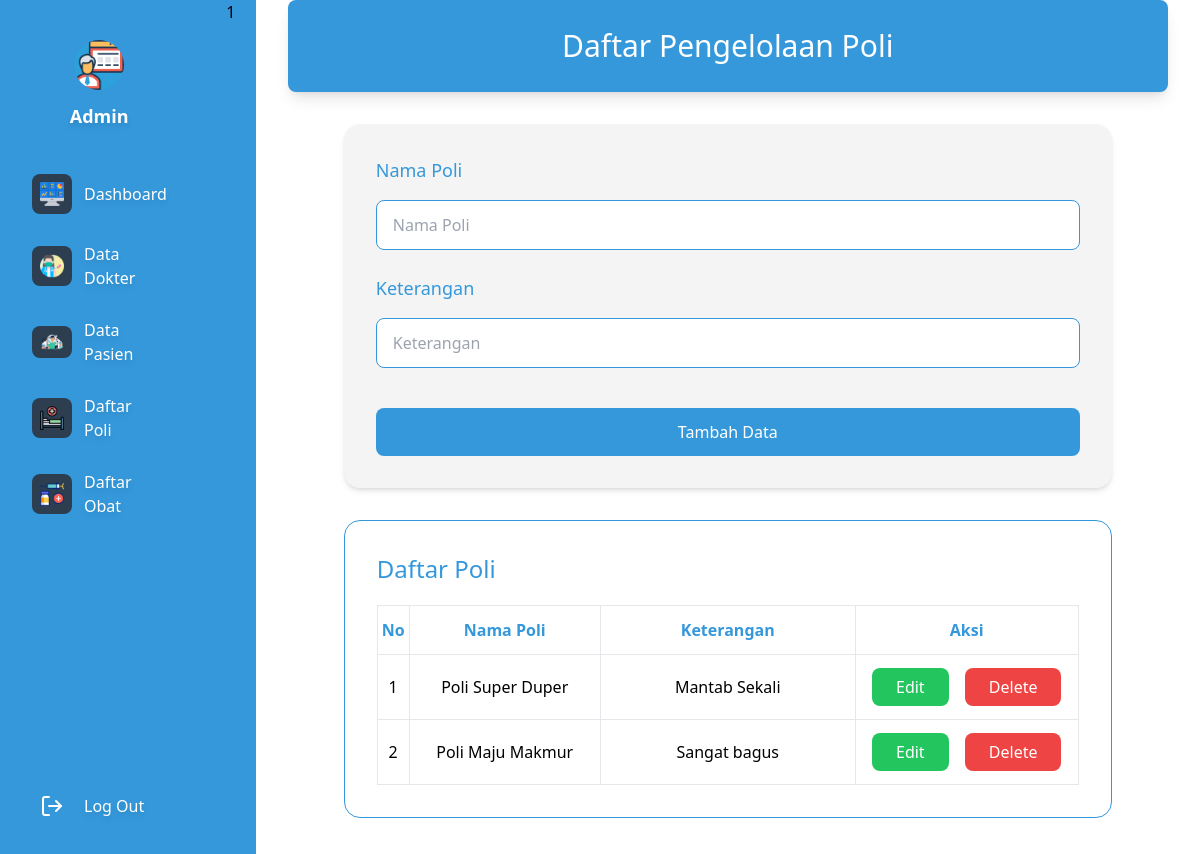
Page /pages/admin/kelola_poli.php (signed in) on the committed database.
### tables this page shows
CREATE TABLE `poli` (
  `id` int(10) UNSIGNED NOT NULL,
  `nama_poli` varchar(25) NOT NULL,
  `keterangan` text NOT NULL
);

### functions/connect_database.php (called while the page is built)
<?php
$conn = mysqli_connect("localhost", "root", "", "poli" );
function query($query){
    global $conn;
    $data_pack = mysqli_query($conn, $query);
    $data = [];
    while ($item = mysqli_fetch_assoc($data_pack)) {
        $data[] = $item;
    }
    return $data;
}
 ?>

### pages/admin/kelola_poli.php (the view, shortened to what this page needs)
<?php
require '../../functions/connect_database.php';
$poli = query("SELECT * FROM poli");
?>
<!DOCTYPE html>
<html lang="en">
<head>
    <script src="https://cdn.tailwindcss.com"></script>
</head>
<body class="flex gap-5 bg-[#3498db]">
    <?= include("../../components/sidebar_admin.php"); ?>
    <main class="flex flex-col w-full bg-white pb-10 px-8">
        <header class="flex items-center gap-3 py-7 shadow-lg bg-[#3498db] rounded-lg w-full">
            <h1 class="text-3xl text-white font-medium w-full text-center">Daftar Pengelolaan Poli</h1>
        </header>
        <article>
            <form action="" method="post" class="flex flex-col gap-6 mt-8 mx-auto p-8 bg-[#f4f4f4] rounded-2xl w-full max-w-3xl shadow-md">
                <div class="flex flex-col gap-4">
                    <label for="nama_poli" class="text-lg font-medium text-[#3498db]">Nama Poli</label>
                    <input type="text" name="nama_poli" id="nama_poli" placeholder="Nama Poli"
                        class="px-4 py-3 outline-none rounded-lg bg-white border border-[#3498db]">
                </div>
                <div class="flex flex-col gap-4">
                    <label for="keterangan" class="text-lg font-medium text-[#3498db]">Keterangan</label>
                    <input type="text" name="keterangan" id="keterangan" placeholder="Keterangan"
                        class="px-4 py-3 outline-none rounded-lg bg-white border border-[#3498db]">
                </div>
                <button type="submit" name="submit"
                    class="bg-[#3498db] w-full py-3 text-white font-medium rounded-lg mt-4 hover:bg-[#2980b9] transition-all duration-300">Tambah Data</button>
            </form>
            <section class="mt-8 mx-auto p-8 border border-[#3498db] rounded-2xl w-full max-w-3xl">
                <h1 class="mb-5 text-2xl text-[#3498db] font-medium">Daftar Poli</h1>
                <table class="w-full table-fixed border border-[#3498db]">
                    <thead>
                        <tr>
                            <th class="w-[5%] border py-3 text-[#3498db]">No</th>
                            <th class="w-[30%] border py-3 text-[#3498db]">Nama Poli</th>
                            <th class="w-[40%] border py-3 text-[#3498db]">Keterangan</th>
                            <th class="w-[35%] border py-3 text-[#3498db]">Aksi</th>
                        </tr>
                    </thead>
                    <tbody>
                        <?php $index = 1; ?>
                        <?php foreach($poli as $item) : ?>
                        <tr>
                            <td class="border py-5 text-center"><?= $index ?></td>
                            <td class="border py-5 text-center"><?= $item["nama_poli"] ?></td>
                            <td class="border py-5 text-center"><?= $item["keterangan"] ?></td>
                            <td class="border py-5 text-center">
                                <a href="edit_poli.php?id=<?= $item["id"] ?>" class="bg-green-500 px-6 py-2 rounded-lg text-white mr-3">Edit</a>
                                <a href="hapus_poli.php?id=<?= $item["id"] ?>" class="bg-red-500 px-6 py-2 rounded-lg text-white">Delete</a>
                            </td>
                        </tr>
                        <?php $index++ ?>
                        <?php endforeach; ?>
                    </tbody>
                </table>
            </section>
        </article>
    </main>
</body>
</html>

### rows in the picture
poli: nama_poli "Poli Super Duper", keterangan "Mantab Sekali"
poli: nama_poli "Poli Maju Makmur", keterangan "Sangat bagus"

### other values in the picture
include("../../components/sidebar_admin.php") "1"
